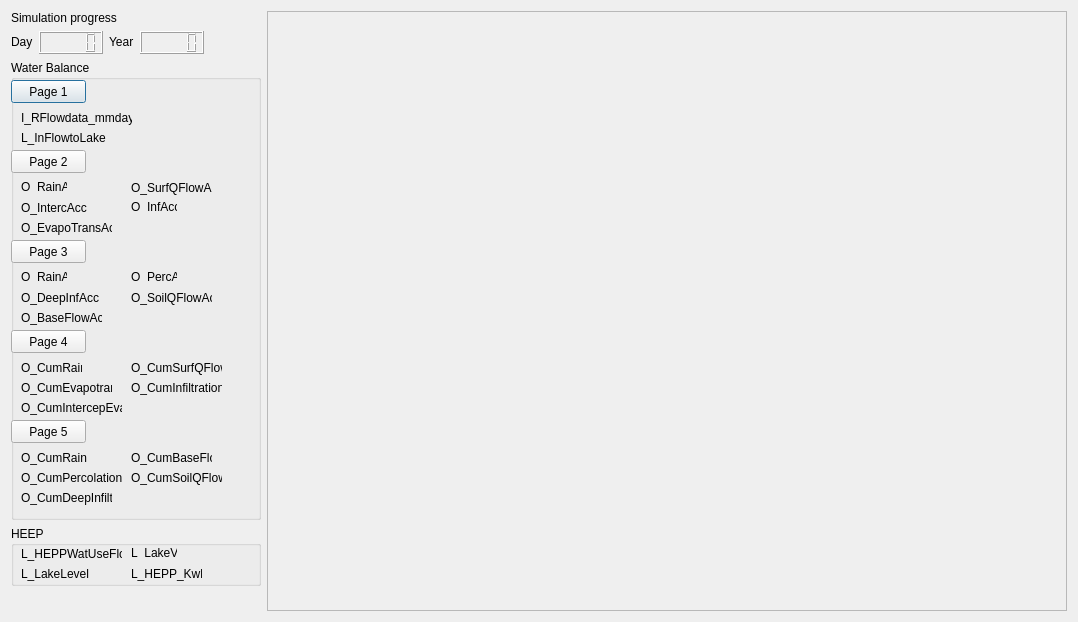
<?xml version="1.0" encoding="UTF-8"?>
<ui version="4.0">
 <class>Dialog</class>
 <widget class="QDialog" name="Dialog">
  <property name="geometry">
   <rect>
    <x>0</x>
    <y>0</y>
    <width>1076</width>
    <height>618</height>
   </rect>
  </property>
  <property name="windowTitle">
   <string>Output Timeseries</string>
  </property>
  <layout class="QGridLayout" name="gridLayout_2">
   <item row="0" column="0">
    <layout class="QVBoxLayout" name="verticalLayout">
     <property name="sizeConstraint">
      <enum>QLayout::SetDefaultConstraint</enum>
     </property>
     <item>
      <widget class="QLabel" name="label_168">
       <property name="sizePolicy">
        <sizepolicy hsizetype="Minimum" vsizetype="Minimum">
         <horstretch>0</horstretch>
         <verstretch>0</verstretch>
        </sizepolicy>
       </property>
       <property name="maximumSize">
        <size>
         <width>200</width>
         <height>20</height>
        </size>
       </property>
       <property name="text">
        <string>Simulation progress</string>
       </property>
      </widget>
     </item>
     <item>
      <layout class="QHBoxLayout" name="horizontalLayout">
       <item>
        <widget class="QLabel" name="label_169">
         <property name="sizePolicy">
          <sizepolicy hsizetype="Fixed" vsizetype="Fixed">
           <horstretch>0</horstretch>
           <verstretch>0</verstretch>
          </sizepolicy>
         </property>
         <property name="maximumSize">
          <size>
           <width>16777215</width>
           <height>20</height>
          </size>
         </property>
         <property name="text">
          <string>Day</string>
         </property>
        </widget>
       </item>
       <item>
        <widget class="QLCDNumber" name="dayProgress">
         <property name="maximumSize">
          <size>
           <width>100</width>
           <height>30</height>
          </size>
         </property>
        </widget>
       </item>
       <item>
        <widget class="QLabel" name="label_170">
         <property name="maximumSize">
          <size>
           <width>200</width>
           <height>20</height>
          </size>
         </property>
         <property name="text">
          <string>Year</string>
         </property>
        </widget>
       </item>
       <item>
        <widget class="QLCDNumber" name="yearProgress">
         <property name="maximumSize">
          <size>
           <width>100</width>
           <height>30</height>
          </size>
         </property>
        </widget>
       </item>
       <item>
        <spacer name="horizontalSpacer">
         <property name="orientation">
          <enum>Qt::Horizontal</enum>
         </property>
         <property name="sizeHint" stdset="0">
          <size>
           <width>40</width>
           <height>20</height>
          </size>
         </property>
        </spacer>
       </item>
      </layout>
     </item>
     <item>
      <widget class="QGroupBox" name="groupBox_2">
       <property name="sizePolicy">
        <sizepolicy hsizetype="Expanding" vsizetype="Expanding">
         <horstretch>0</horstretch>
         <verstretch>0</verstretch>
        </sizepolicy>
       </property>
       <property name="minimumSize">
        <size>
         <width>250</width>
         <height>460</height>
        </size>
       </property>
       <property name="maximumSize">
        <size>
         <width>200</width>
         <height>16777215</height>
        </size>
       </property>
       <property name="title">
        <string>Water Balance</string>
       </property>
       <widget class="QPushButton" name="page1Btn">
        <property name="geometry">
         <rect>
          <x>0</x>
          <y>20</y>
          <width>75</width>
          <height>23</height>
         </rect>
        </property>
        <property name="text">
         <string>Page 1</string>
        </property>
       </widget>
       <widget class="QLabel" name="label_5">
        <property name="geometry">
         <rect>
          <x>10</x>
          <y>50</y>
          <width>111</width>
          <height>16</height>
         </rect>
        </property>
        <property name="text">
         <string>I_RFlowdata_mmday</string>
        </property>
       </widget>
       <widget class="QLabel" name="label_6">
        <property name="geometry">
         <rect>
          <x>10</x>
          <y>70</y>
          <width>91</width>
          <height>16</height>
         </rect>
        </property>
        <property name="text">
         <string>L_InFlowtoLake</string>
        </property>
       </widget>
       <widget class="QPushButton" name="page2Btn">
        <property name="geometry">
         <rect>
          <x>0</x>
          <y>90</y>
          <width>75</width>
          <height>23</height>
         </rect>
        </property>
        <property name="text">
         <string>Page 2</string>
        </property>
       </widget>
       <widget class="QLabel" name="label_7">
        <property name="geometry">
         <rect>
          <x>10</x>
          <y>120</y>
          <width>46</width>
          <height>13</height>
         </rect>
        </property>
        <property name="text">
         <string>O_RainAcc</string>
        </property>
       </widget>
       <widget class="QLabel" name="label_8">
        <property name="geometry">
         <rect>
          <x>10</x>
          <y>140</y>
          <width>71</width>
          <height>16</height>
         </rect>
        </property>
        <property name="text">
         <string>O_IntercAcc</string>
        </property>
       </widget>
       <widget class="QLabel" name="label_9">
        <property name="geometry">
         <rect>
          <x>10</x>
          <y>160</y>
          <width>91</width>
          <height>16</height>
         </rect>
        </property>
        <property name="text">
         <string>O_EvapoTransAcc</string>
        </property>
       </widget>
       <widget class="QLabel" name="label_10">
        <property name="geometry">
         <rect>
          <x>120</x>
          <y>120</y>
          <width>81</width>
          <height>16</height>
         </rect>
        </property>
        <property name="text">
         <string>O_SurfQFlowAcc</string>
        </property>
       </widget>
       <widget class="QLabel" name="label_11">
        <property name="geometry">
         <rect>
          <x>120</x>
          <y>140</y>
          <width>46</width>
          <height>13</height>
         </rect>
        </property>
        <property name="text">
         <string>O_InfAcc</string>
        </property>
       </widget>
       <widget class="QPushButton" name="page3Btn">
        <property name="geometry">
         <rect>
          <x>0</x>
          <y>180</y>
          <width>75</width>
          <height>23</height>
         </rect>
        </property>
        <property name="text">
         <string>Page 3</string>
        </property>
       </widget>
       <widget class="QLabel" name="label_12">
        <property name="geometry">
         <rect>
          <x>10</x>
          <y>210</y>
          <width>46</width>
          <height>13</height>
         </rect>
        </property>
        <property name="text">
         <string>O_RainAcc</string>
        </property>
       </widget>
       <widget class="QLabel" name="label_13">
        <property name="geometry">
         <rect>
          <x>10</x>
          <y>230</y>
          <width>81</width>
          <height>16</height>
         </rect>
        </property>
        <property name="text">
         <string>O_DeepInfAcc</string>
        </property>
       </widget>
       <widget class="QLabel" name="label_14">
        <property name="geometry">
         <rect>
          <x>10</x>
          <y>250</y>
          <width>81</width>
          <height>16</height>
         </rect>
        </property>
        <property name="text">
         <string>O_BaseFlowAcc</string>
        </property>
       </widget>
       <widget class="QLabel" name="label_15">
        <property name="geometry">
         <rect>
          <x>120</x>
          <y>210</y>
          <width>46</width>
          <height>13</height>
         </rect>
        </property>
        <property name="text">
         <string>O_PercAcc</string>
        </property>
       </widget>
       <widget class="QLabel" name="label_16">
        <property name="geometry">
         <rect>
          <x>120</x>
          <y>230</y>
          <width>81</width>
          <height>16</height>
         </rect>
        </property>
        <property name="text">
         <string>O_SoilQFlowAcc</string>
        </property>
       </widget>
       <widget class="QPushButton" name="page4Btn">
        <property name="geometry">
         <rect>
          <x>0</x>
          <y>270</y>
          <width>75</width>
          <height>23</height>
         </rect>
        </property>
        <property name="text">
         <string>Page 4</string>
        </property>
       </widget>
       <widget class="QLabel" name="label_17">
        <property name="geometry">
         <rect>
          <x>10</x>
          <y>300</y>
          <width>61</width>
          <height>16</height>
         </rect>
        </property>
        <property name="text">
         <string>O_CumRain</string>
        </property>
       </widget>
       <widget class="QLabel" name="label_18">
        <property name="geometry">
         <rect>
          <x>10</x>
          <y>340</y>
          <width>101</width>
          <height>16</height>
         </rect>
        </property>
        <property name="text">
         <string>O_CumIntercepEvap</string>
        </property>
       </widget>
       <widget class="QLabel" name="label_19">
        <property name="geometry">
         <rect>
          <x>10</x>
          <y>320</y>
          <width>91</width>
          <height>16</height>
         </rect>
        </property>
        <property name="text">
         <string>O_CumEvapotrans</string>
        </property>
       </widget>
       <widget class="QLabel" name="label_20">
        <property name="geometry">
         <rect>
          <x>120</x>
          <y>300</y>
          <width>91</width>
          <height>16</height>
         </rect>
        </property>
        <property name="text">
         <string>O_CumSurfQFlow</string>
        </property>
       </widget>
       <widget class="QLabel" name="label_21">
        <property name="geometry">
         <rect>
          <x>120</x>
          <y>320</y>
          <width>91</width>
          <height>16</height>
         </rect>
        </property>
        <property name="text">
         <string>O_CumInfiltration</string>
        </property>
       </widget>
       <widget class="QPushButton" name="page5Btn">
        <property name="geometry">
         <rect>
          <x>0</x>
          <y>360</y>
          <width>75</width>
          <height>23</height>
         </rect>
        </property>
        <property name="text">
         <string>Page 5</string>
        </property>
       </widget>
       <widget class="QLabel" name="label_22">
        <property name="geometry">
         <rect>
          <x>10</x>
          <y>390</y>
          <width>71</width>
          <height>16</height>
         </rect>
        </property>
        <property name="text">
         <string>O_CumRain</string>
        </property>
       </widget>
       <widget class="QLabel" name="label_23">
        <property name="geometry">
         <rect>
          <x>10</x>
          <y>410</y>
          <width>101</width>
          <height>16</height>
         </rect>
        </property>
        <property name="text">
         <string>O_CumPercolation</string>
        </property>
       </widget>
       <widget class="QLabel" name="label_24">
        <property name="geometry">
         <rect>
          <x>10</x>
          <y>430</y>
          <width>91</width>
          <height>16</height>
         </rect>
        </property>
        <property name="text">
         <string>O_CumDeepInfilt</string>
        </property>
       </widget>
       <widget class="QLabel" name="label_25">
        <property name="geometry">
         <rect>
          <x>120</x>
          <y>390</y>
          <width>81</width>
          <height>16</height>
         </rect>
        </property>
        <property name="text">
         <string>O_CumBaseFlow</string>
        </property>
       </widget>
       <widget class="QLabel" name="label_26">
        <property name="geometry">
         <rect>
          <x>120</x>
          <y>410</y>
          <width>91</width>
          <height>16</height>
         </rect>
        </property>
        <property name="text">
         <string>O_CumSoilQFlow</string>
        </property>
       </widget>
      </widget>
     </item>
     <item>
      <widget class="QGroupBox" name="groupBox">
       <property name="sizePolicy">
        <sizepolicy hsizetype="Expanding" vsizetype="Expanding">
         <horstretch>0</horstretch>
         <verstretch>0</verstretch>
        </sizepolicy>
       </property>
       <property name="minimumSize">
        <size>
         <width>250</width>
         <height>60</height>
        </size>
       </property>
       <property name="maximumSize">
        <size>
         <width>200</width>
         <height>16777215</height>
        </size>
       </property>
       <property name="title">
        <string>HEEP</string>
       </property>
       <widget class="QLabel" name="label">
        <property name="geometry">
         <rect>
          <x>10</x>
          <y>20</y>
          <width>101</width>
          <height>16</height>
         </rect>
        </property>
        <property name="text">
         <string>L_HEPPWatUseFlow</string>
        </property>
       </widget>
       <widget class="QLabel" name="label_2">
        <property name="geometry">
         <rect>
          <x>120</x>
          <y>20</y>
          <width>46</width>
          <height>13</height>
         </rect>
        </property>
        <property name="text">
         <string>L_LakeVol</string>
        </property>
       </widget>
       <widget class="QLabel" name="label_3">
        <property name="geometry">
         <rect>
          <x>120</x>
          <y>40</y>
          <width>71</width>
          <height>16</height>
         </rect>
        </property>
        <property name="text">
         <string>L_HEPP_Kwh</string>
        </property>
       </widget>
       <widget class="QLabel" name="label_4">
        <property name="geometry">
         <rect>
          <x>10</x>
          <y>40</y>
          <width>81</width>
          <height>16</height>
         </rect>
        </property>
        <property name="text">
         <string>L_LakeLevel</string>
        </property>
       </widget>
       <zorder>label</zorder>
       <zorder>label_2</zorder>
       <zorder>label_3</zorder>
       <zorder>label_4</zorder>
       <zorder>groupBox_2</zorder>
      </widget>
     </item>
     <item>
      <spacer name="verticalSpacer">
       <property name="orientation">
        <enum>Qt::Vertical</enum>
       </property>
       <property name="sizeHint" stdset="0">
        <size>
         <width>20</width>
         <height>20</height>
        </size>
       </property>
      </spacer>
     </item>
    </layout>
   </item>
   <item row="0" column="1">
    <widget class="QFrame" name="displayResult">
     <property name="sizePolicy">
      <sizepolicy hsizetype="Maximum" vsizetype="Expanding">
       <horstretch>2</horstretch>
       <verstretch>0</verstretch>
      </sizepolicy>
     </property>
     <property name="minimumSize">
      <size>
       <width>800</width>
       <height>600</height>
      </size>
     </property>
     <property name="frameShape">
      <enum>QFrame::StyledPanel</enum>
     </property>
     <property name="frameShadow">
      <enum>QFrame::Raised</enum>
     </property>
    </widget>
   </item>
  </layout>
  <zorder>verticalLayoutWidget</zorder>
  <zorder>label_168</zorder>
  <zorder>displayResult</zorder>
 </widget>
 <resources/>
 <connections/>
</ui>
